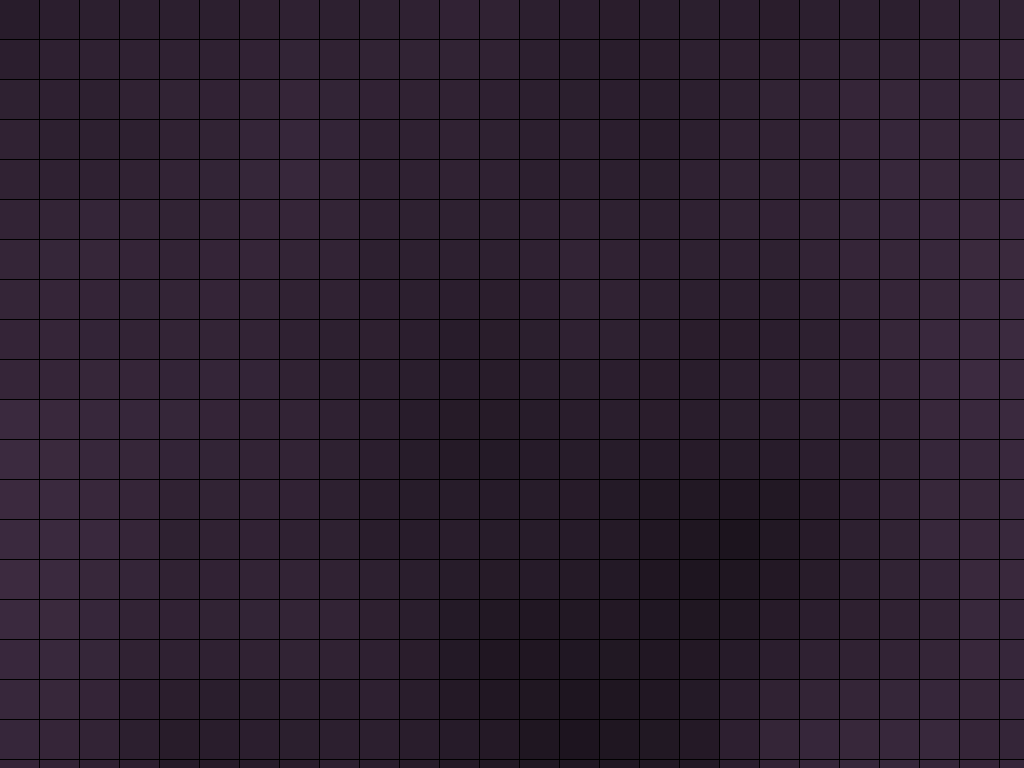
Frame 1 (no input)
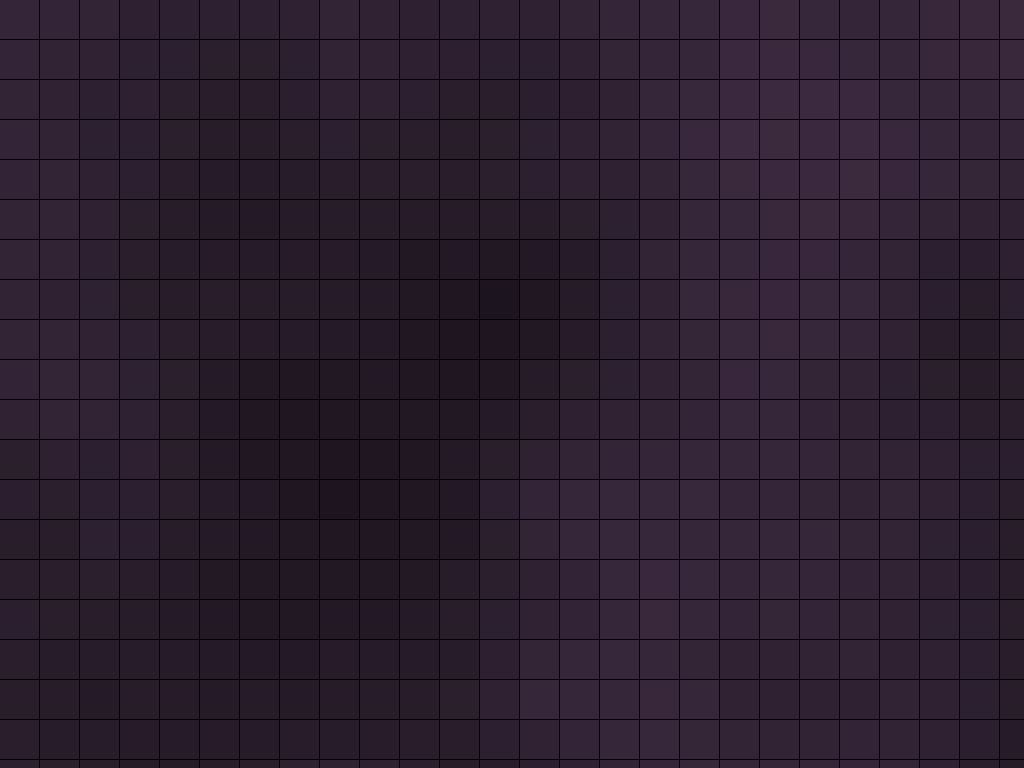
Frame 60 (the mouse pressed at the canvas centre just before this capture)
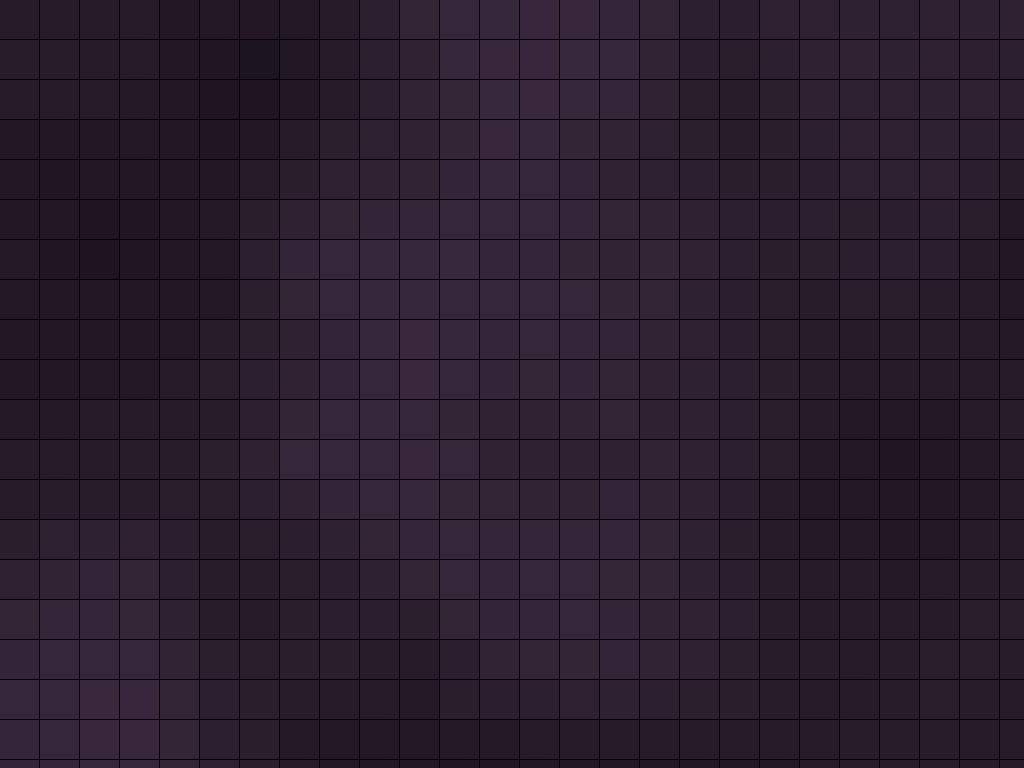
Frame 120 (the mouse held since frame 60 and released just before this capture)

The Processing sketch that drew these frames (run headless with seeded random() and noise(); from frame 60 on, the mouse is pressed at the canvas centre):

// Processing sketch: processing_158784
// ── processing_158784.pde

//import processing.opengl.*;

float xstart, xnoise, ystart, ynoise;
int boxSize = 40;

void setup() {
  //size(1920,1080);
  size(1024,768);
  smooth();
  background(0);
  frameRate(24);
  
  xstart = random(10);
  ystart = random(10);
}

void draw () {
  background(0);

  xstart += .01;  
  ystart += .01;
  
  xnoise = xstart;
  ynoise = ystart;
  
  for (int y = 0; y <= height; y+=boxSize) {
    ynoise += 0.1;
    xnoise = xstart;
    for (int x = 0; x <= width; x+=boxSize) {
      xnoise += 0.1;
      drawPoint(x, y, noise(xnoise, ynoise));
    }
  } 
}

void drawPoint(float x, float y, float noiseFactor) {
  pushMatrix();
  translate(x,y);
  //rotate(noiseFactor * radians(540));
  //noStroke();
  //float edgeSize = noiseFactor * 35;
  //float grey = 150 + (noiseFactor * 120);
  float alph = 50 + (noiseFactor * 205);
  fill(#4e3753, alph);
  //stroke(#4e3753, (255-alph));
  //strokeWeight(2);
  noStroke();
  rect(0,0, (boxSize-1), (boxSize-1));
  popMatrix();
}
